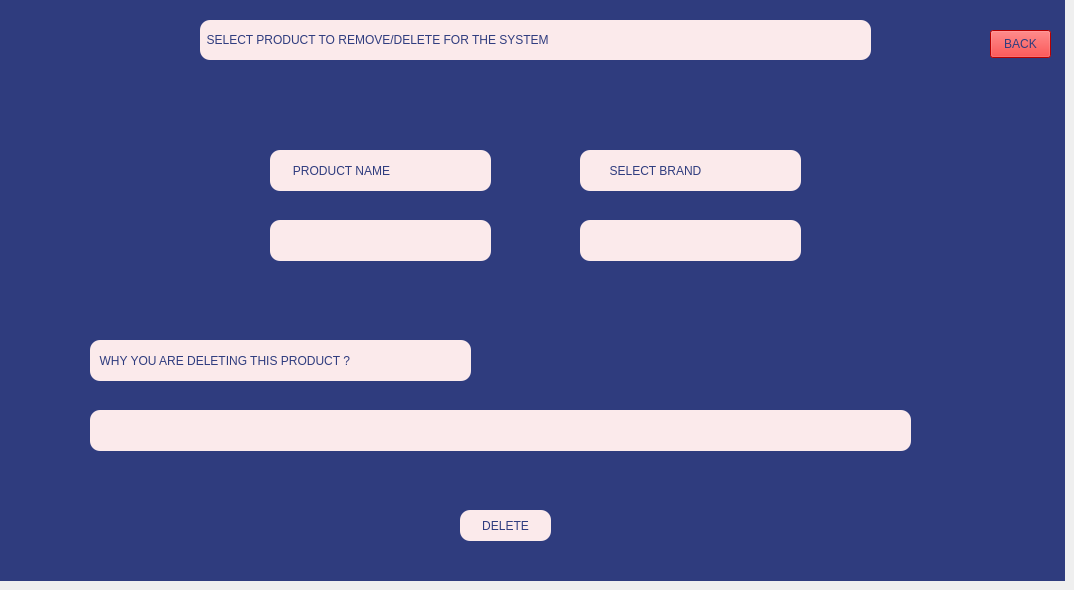
    <widget class="QWidget" name="tab_4">
     <attribute name="title">
      <string>Page</string>
     </attribute>
     <widget class="QLabel" name="BACKGROUND_4">
      <property name="geometry">
       <rect>
        <x>0</x>
        <y>0</y>
        <width>1065</width>
        <height>581</height>
       </rect>
      </property>
      <property name="styleSheet">
       <string notr="true">background-color: rgb(47, 60, 126);</string>
      </property>
      <property name="text">
       <string/>
      </property>
      <property name="scaledContents">
       <bool>true</bool>
      </property>
     </widget>
     <widget class="QLabel" name="label_16">
      <property name="geometry">
       <rect>
        <x>200</x>
        <y>20</y>
        <width>671</width>
        <height>40</height>
       </rect>
      </property>
      <property name="styleSheet">
       <string notr="true">background-color: rgb(251, 234, 235);
color: rgb(47, 60, 126);
font: 75 14pt &quot;Palatino Linotype&quot;;
border-radius:10;</string>
      </property>
      <property name="text">
       <string>  SELECT PRODUCT TO REMOVE/DELETE FOR THE SYSTEM</string>
      </property>
     </widget>
     <widget class="QLabel" name="label_18">
      <property name="geometry">
       <rect>
        <x>270</x>
        <y>150</y>
        <width>221</width>
        <height>41</height>
       </rect>
      </property>
      <property name="styleSheet">
       <string notr="true">background-color: rgb(251, 234, 235);
color: rgb(47, 60, 126);
font: 75 10pt &quot;Palatino Linotype&quot;;
border-radius:10;
padding-right:20;</string>
      </property>
      <property name="text">
       <string>      PRODUCT NAME</string>
      </property>
     </widget>
     <widget class="QLabel" name="label_21">
      <property name="geometry">
       <rect>
        <x>580</x>
        <y>150</y>
        <width>221</width>
        <height>41</height>
       </rect>
      </property>
      <property name="styleSheet">
       <string notr="true">background-color: rgb(251, 234, 235);
color: rgb(47, 60, 126);
font: 75 10pt &quot;Palatino Linotype&quot;;
border-radius:10;
padding-right:20;</string>
      </property>
      <property name="text">
       <string>        SELECT BRAND</string>
      </property>
     </widget>
     <widget class="QLabel" name="label_27">
      <property name="geometry">
       <rect>
        <x>90</x>
        <y>340</y>
        <width>381</width>
        <height>41</height>
       </rect>
      </property>
      <property name="styleSheet">
       <string notr="true">background-color: rgb(251, 234, 235);
color: rgb(47, 60, 126);
font: 75 10pt &quot;Palatino Linotype&quot;;
border-radius:10;
padding-right:20;</string>
      </property>
      <property name="text">
       <string>  WHY YOU ARE DELETING THIS PRODUCT ?</string>
      </property>
     </widget>
     <widget class="QPushButton" name="DELETE">
      <property name="geometry">
       <rect>
        <x>460</x>
        <y>510</y>
        <width>91</width>
        <height>31</height>
       </rect>
      </property>
      <property name="styleSheet">
       <string notr="true">background-color: rgb(251, 234, 235);
color: rgb(47, 60, 126);
font: 75 10pt &quot;Palatino Linotype&quot;;
border-radius:10;</string>
      </property>
      <property name="text">
       <string> DELETE </string>
      </property>
     </widget>
     <widget class="QLabel" name="DELETE_INFO">
      <property name="geometry">
       <rect>
        <x>360</x>
        <y>80</y>
        <width>301</width>
        <height>41</height>
       </rect>
      </property>
      <property name="styleSheet">
       <string notr="true">background-color: rgb(47, 60, 126);
color: rgb(255, 170, 0);
font: 75 10pt &quot;Palatino Linotype&quot;;
border-radius:10;
padding-right:15;</string>
      </property>
      <property name="text">
       <string/>
      </property>
     </widget>
     <widget class="QPushButton" name="BACK_2">
      <property name="geometry">
       <rect>
        <x>990</x>
        <y>30</y>
        <width>61</width>
        <height>28</height>
       </rect>
      </property>
      <property name="styleSheet">
       <string notr="true">background-color: rgb(255, 0, 0);
color: rgb(47, 60, 126);
font: 75 10pt &quot;Palatino Linotype&quot;;
</string>
      </property>
      <property name="text">
       <string>BACK</string>
      </property>
     </widget>
     <widget class="QLineEdit" name="DELETE_REASON">
      <property name="geometry">
       <rect>
        <x>90</x>
        <y>410</y>
        <width>821</width>
        <height>41</height>
       </rect>
      </property>
      <property name="cursor">
       <cursorShape>IBeamCursor</cursorShape>
      </property>
      <property name="styleSheet">
       <string notr="true">background-color: rgb(251, 234, 235);
color: rgb(47, 60, 126);
font: 75 12pt &quot;Palatino Linotype&quot;;
border-radius:10;</string>
      </property>
      <property name="inputMethodHints">
       <set>Qt::ImhNone</set>
      </property>
      <property name="text">
       <string/>
      </property>
      <property name="echoMode">
       <enum>QLineEdit::Normal</enum>
      </property>
     </widget>
     <widget class="QLineEdit" name="DELETE_PRODUCT_NAME">
      <property name="geometry">
       <rect>
        <x>270</x>
        <y>220</y>
        <width>221</width>
        <height>41</height>
       </rect>
      </property>
      <property name="styleSheet">
       <string notr="true">background-color: rgb(251, 234, 235);
color: rgb(47, 60, 126);
font: 75 10pt &quot;Palatino Linotype&quot;;
border-radius:10;
padding-right:20;</string>
      </property>
     </widget>
     <widget class="QLineEdit" name="DELETE_BRAND">
      <property name="geometry">
       <rect>
        <x>580</x>
        <y>220</y>
        <width>221</width>
        <height>41</height>
       </rect>
      </property>
      <property name="styleSheet">
       <string notr="true">background-color: rgb(251, 234, 235);
color: rgb(47, 60, 126);
font: 75 10pt &quot;Palatino Linotype&quot;;
border-radius:10;
padding-right:20;</string>
      </property>
     </widget>
    </widget>
